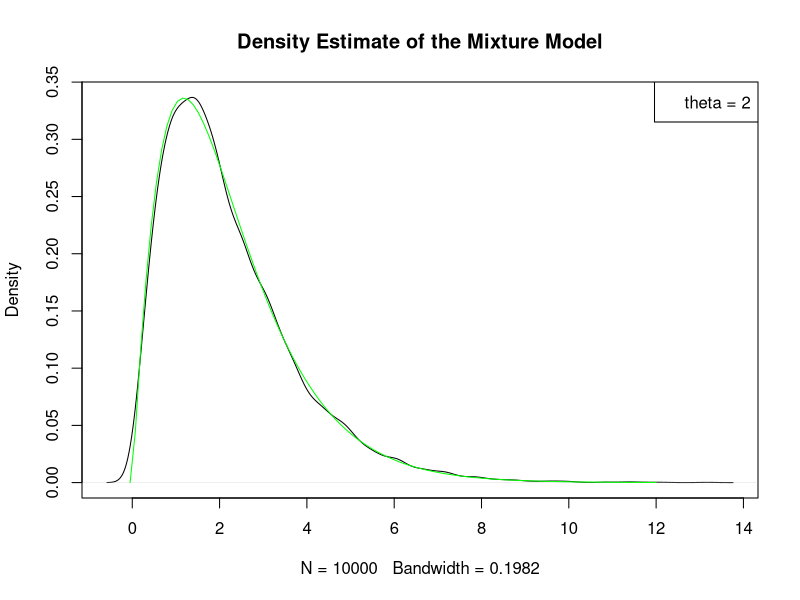
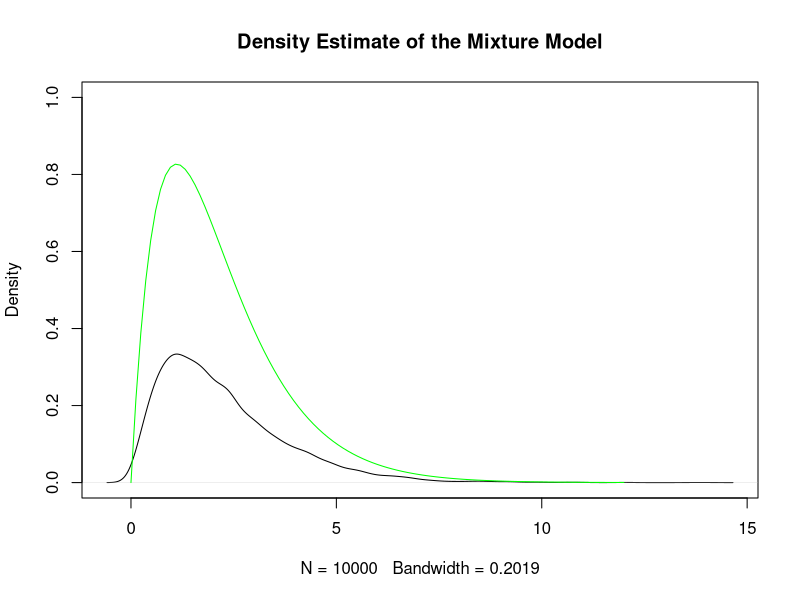

Recreate these plots in R, in order.
## ---- chunk 1
rmgamma <- function(theta, n) {
    w1 <- 2*gamma(theta)/(2*gamma(theta) + gamma(theta + 0.5))
    z <- runif(n) < w1
    z <- sapply(1:n, function(x) ifelse(z[x], rgamma(1, shape = theta), 
                rgamma(1, shape = theta + 0.5)))
    return(z)
    
}

set.seed(326)
rsamples <- rmgamma(theta = 2, n = 10000)
true_dist <- function(x, theta = 2) {
    w1 <- 2*gamma(theta)/(2*gamma(theta) + gamma(theta + 0.5))
    (1-w1)*dgamma(x, shape = theta + 0.5) + w1*dgamma(x, shape = theta)
}
plot(density(rsamples),
     main = "Density Estimate of the Mixture Model")
curve(true_dist, from = -0.05, to = 12, add = T, col = "green")
legend("topright", 
  legend = c("theta = 2"))
## ---- chunk 2
ratio <- function(x) {
    sqrt(4 + x)/(2 + sqrt(x))
}

rej_sample <- function(M, n, theta) { 
    M <- M/(2*gamma(theta) + gamma(theta + 0.5))
    n.accepts <- 0
    res <- rep(NA, n)
    while (n.accepts < n) {
        y <- rmgamma(n = 1, theta = theta)
        u <- runif(1) 
        if (u < ratio(y)/M) {
            n.accepts <- n.accepts + 1
            res[n.accepts] <- y
        }
    }
    
    res
}

rsamples2 <- rej_sample(M = 1, n = 10000, theta = 2)
true_dist2 <- function(x, theta = 2) {
    sqrt(x + 4) * exp(-x) * x^(theta - 1)
}

plot(density(rsamples2),
     main = "Density Estimate of the Mixture Model",
     ylim = c(0, 1))
curve(true_dist2, from = 0, to = 12, add = T, col = "green")


## ---- chunk 3
### generate r mixture normal
rmnromal <-  function(n, pi, mu, sd) {
    z <- sample(1:length(pi), prob = pi, size = n,replace = TRUE)
    x <- rnorm(n,mu[z],s[z])
  return(x)
}

update_pi <- function(y) {
    rbeta(n = 1, mean(y))
}

update_mu <- function(sig2, y) {
    n <- length(n)
    tau <- 1/sig2
    mu_1 <- sum(y)*tau/(n*tau + 1/10^2)
    sd_1 <- sqrt(1/(n*tau + 1/10^2))
    rnorm(n = 1, mean = mu_1, sd = sd_1)
}

update_sig2 <- function(mu, y) {
    n <- length(y)
    alpha <- 0.5 + n/2
    beta <- 10 + sum((y - mu)^2)
    sig2_inv <- rgamma(n = 1, shape = alpha, rate = beta)
    1/sig2_inv
}

gibbs <- function(y, niter, init) {
    mu_out <- numeric(niter)
    sig2_out <- numeric(n_iter)
    mu_current <- init$mu
    ## for gibbs sampler
    for (i in 1:n_iter) {
        sig2_current <- update_sig2(y = y, mu = mu_current)
        mu_current <- update_mu(sig2 = sig2_current, y = y)
        sig2_out[i] <- sig2_current
        mu_out[i] <- mu_current
    }
    cbind(mu = mu_out, sig2 = sig2_out)
}
